Frame 1 (no input): blank canvas, image omitted
Frame 60 (the mouse pressed at the canvas centre just before this capture): blank canvas, image omitted
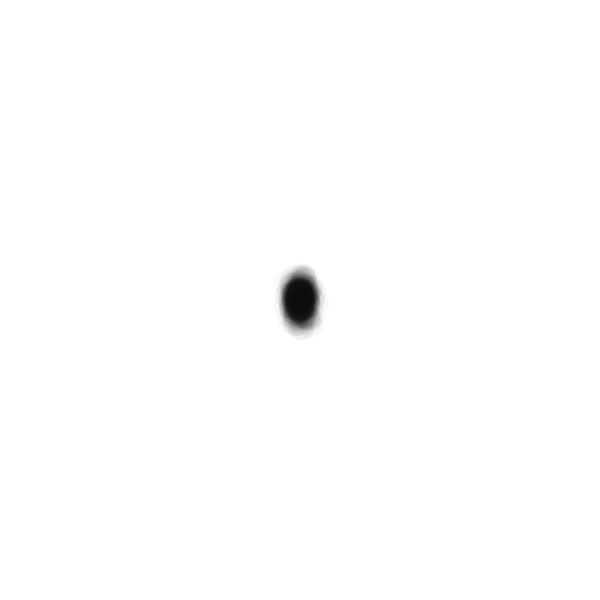
Frame 120 (the mouse held since frame 60 and released just before this capture)

The Processing sketch whose frames 1 and 60 were blank and that drew this single picture after the mouse press (run headless with seeded random() and noise(); from frame 60 on, the mouse is pressed at the canvas centre):

// Processing sketch: brush
// ── brush.pde
float desvio;
float media;
void setup() {
  size(600,600);
  background(255);
  desvio = 5;
  media = 300;
}

void draw() {
  //background(255);
  if(mousePressed){
    for(int i = 0; i < 10; i++) {
      float x = desvio * randomGaussian() + mouseX;
      float y = (desvio*2) * randomGaussian() + mouseY;
      noStroke();
      fill(0,2 * randomGaussian() + 5);
      ellipse(x,y,25,25);
    }
  }
}
